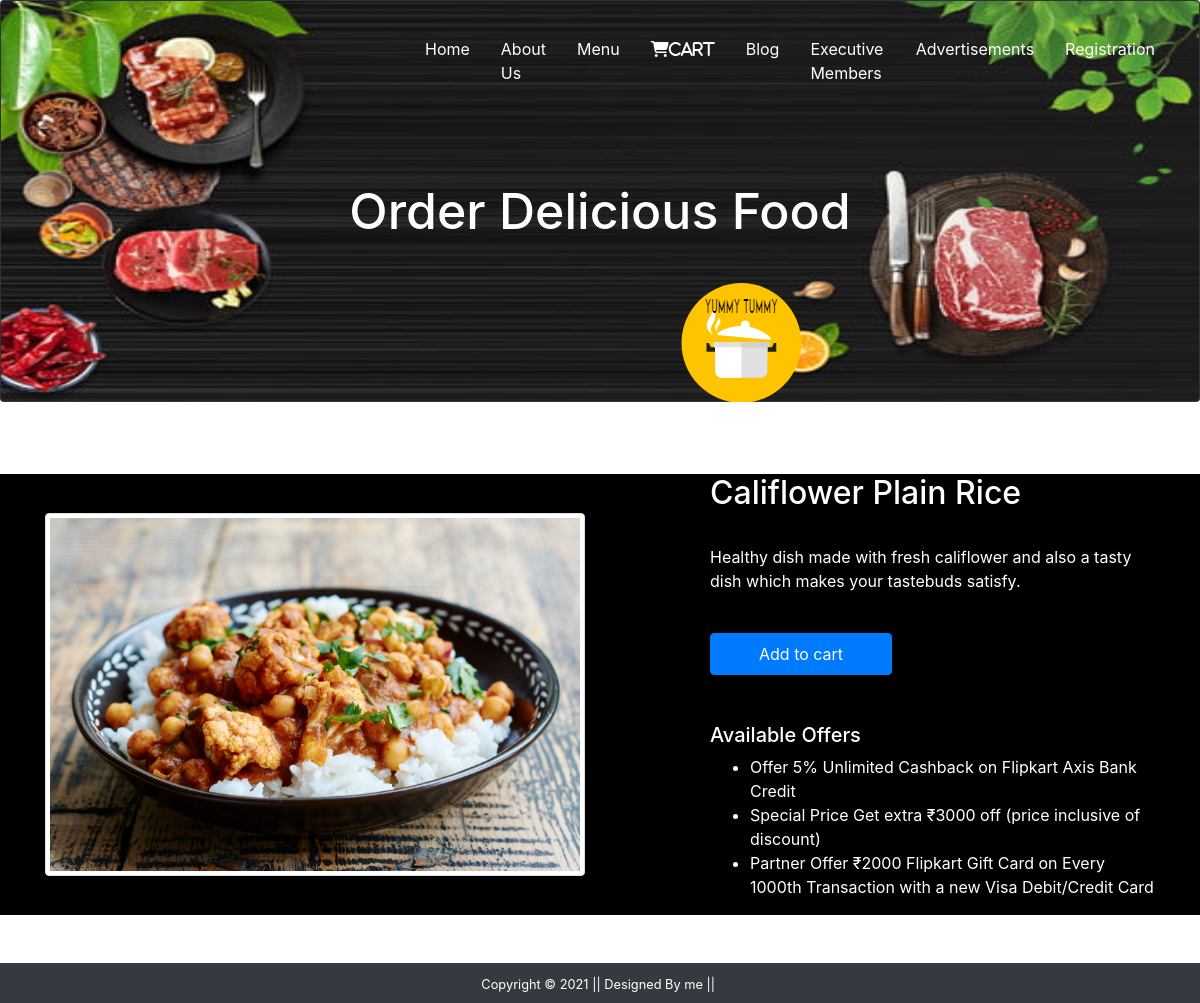
Page /item/1 on the committed database.
### delicious/models.py (models this page shows)
class Order(models.Model):
    food_image=models.ImageField(upload_to='delicious/')
    price = models.CharField(max_length=100,blank=True)
    offer_price = models.CharField(max_length=100,blank=True)
    des=models.TextField(max_length=2000,blank=True)
    title = models.CharField(max_length=100,blank=True)
    category = models.CharField(choices=CATEGORY_CHOICES,max_length=100)
    type = models.CharField(max_length=100,blank=True)

### delicious/views.py (the view)
# urls.py: path('item/<int:pk>',delicious.items,name='food_item'),
def items(request,pk):
    item_info = Order.objects.get(pk=pk)
    return render(request,'delicious/items.html',{'item_info':item_info})

### delicious/templates/delicious/items.html (shortened to what this page needs)
{% extends 'delicious/base.html' %}
{% block content %}
<div style="background-color: black;">
<div class="container my-5">
    <div class="row">
     <div class="col-sm-6 text-center align-self-center">
      <img src="{{item_info.food_image.url}}" alt="" class="img-fluid img-thumbnail">
     </div>
     <div class="col-sm-5 offset-sm-1">
      <h2 style="color: white;">{{item_info.title}}</h2>
      <hr>
      <p style="color: white;">  {{item_info.des}}</p> <br>
        <form action="{% url 'add-to-cart' %}" class="d-inline">
            <button type="submit" class="btn btn-primary px-5 py-2 ms-4">Add to cart</button>
        </form>
      <h5 class="mt-5" style="color: white;">Available Offers</h5>
      <ul style="color: white;">
       <li> Offer 5% Unlimited Cashback on Flipkart Axis Bank Credit</li>
       <li>Special Price Get extra ₹3000 off (price inclusive of discount)</li>
       <li>Partner Offer ₹2000 Flipkart Gift Card on Every 1000th Transaction with a new Visa Debit/Credit Card</li>
      </ul>
     </div>
    </div>
   </div>
</div>
{% endblock %}

### rows in the picture
Order: food_image (picture), title "Califlower Plain Rice", des "Healthy dish made with fresh califlower and also a tasty dish which makes your tastebuds satisfy."
